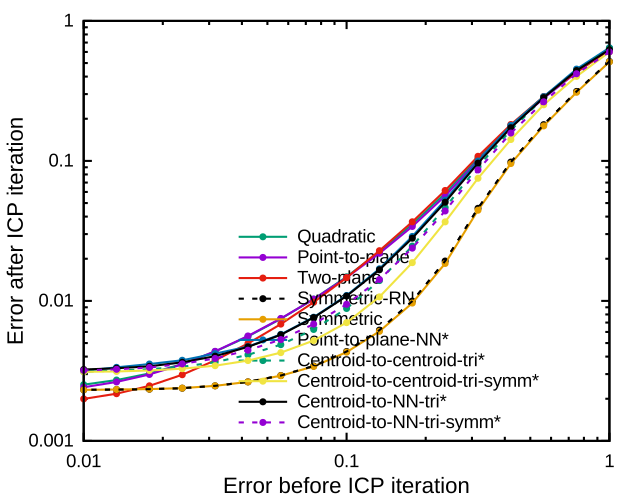

This chart was generated by the following gnuplot code:
set term pdf lw 3 size 6.4,5.0 font "Helvetica,20"
set out "icpconvergence_bun4_bun2_ncf.pdf"
set style data linespoints
set log
set key bottom right reverse Left nobox
set xlabel "Error before ICP iteration" offset 0,0.3 font "Helvetica,24"
set ylabel "Error after ICP iteration" offset 1.3,0 font "Helvetica,24"
set format "%g"
plot \
 "bun4_bun2_5_1000.txt"   lc 2      pt 7 ps 0.6 title "Quadratic", \
 "bun4_bun2_1_1000.txt"   lc 1      pt 7 ps 0.6 title "Point-to-plane", \
 "bun4_bun2_3_1000.txt"   lc 7      pt 7 ps 0.6 title "Two-plane", \
 "bun4_bun2_4_1000.txt"   lc 8 dt 2 pt 7 ps 0.6 title "Symmetric-RN", \
 "bun4_bun2_2_1000.txt"   lc 4      pt 7 ps 0.6 title "Symmetric", \
 "bun4_bun2_4_1000.txt"  with lines lc 8 dt 2 notitle, \
 "bun4_bun2_9_30.txt"   lc 6      pt 7 ps 0.6 title "Point-to-plane-NN*", \
 "bun4_bun2_11_100.txt" lc 2 dt 2 pt 7 ps 0.6 title "Centroid-to-centroid-tri*", \
 "bun4_bun2_12_1000.txt" lc 5      pt 7 ps 0.6 title "Centroid-to-centroid-tri-symm*", \
 "bun4_bun2_15_50.txt" lc 8      pt 7 ps 0.6 title "Centroid-to-NN-tri*", \
 "bun4_bun2_16_50.txt" lc 1 dt 2 pt 7 ps 0.6 title "Centroid-to-NN-tri-symm*"
